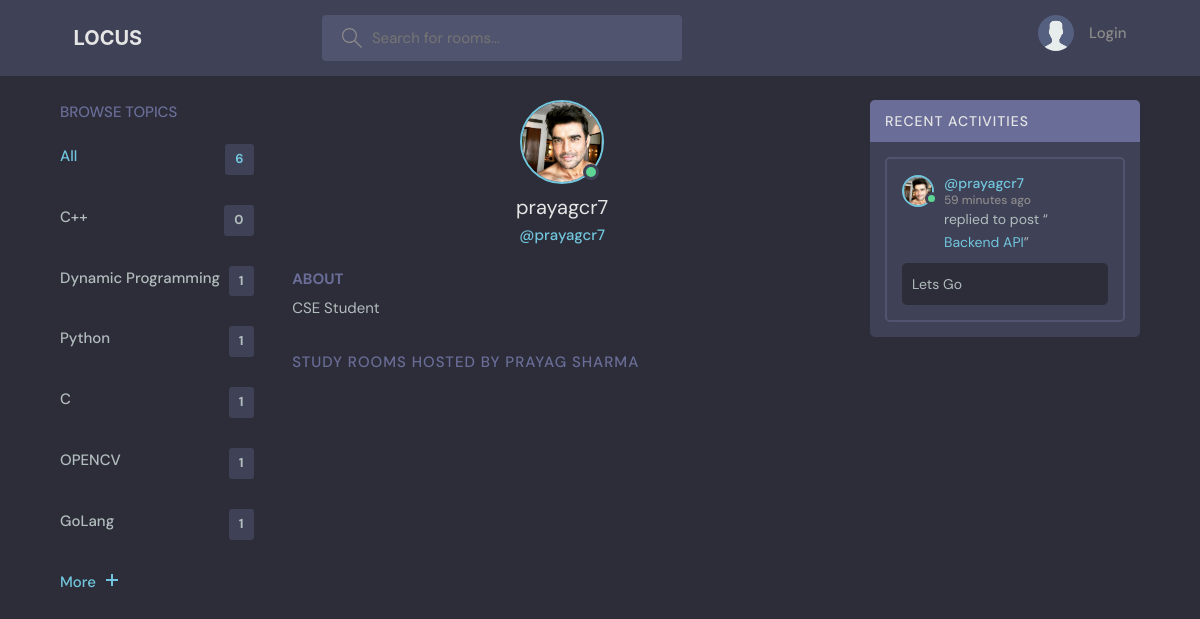
The page /profile/4/ on the database its author committed.
### base/models.py (models this page shows, shortened)
class Topic(models.Model):
    name = models.CharField(max_length=200)

class User(AbstractUser):
    name = models.CharField(max_length=200, null=True)
    email = models.EmailField(unique=True, null=True)
    bio = models.TextField(null=True)
    avatar = models.ImageField(null=True, default="avatar.svg")
    USERNAME_FIELD = 'email'
    REQUIRED_FIELDS = []

class Message(models.Model):
    user = models.ForeignKey(User, on_delete=models.CASCADE)
    room = models.ForeignKey(Room, on_delete=models.CASCADE)
    body = models.TextField()
    updated = models.DateTimeField(auto_now=True)
    created = models.DateTimeField(auto_now_add=True)
    class Meta:
        ordering = ['-updated', '-created']  # to make newest room at the top
    def __str__(self):
        return self.body[0:50]

class Room(models.Model):
    host = models.ForeignKey(User, on_delete=models.SET_NULL, null=True)
    topic = models.ForeignKey(Topic, on_delete=models.SET_NULL, null=True)
    name = models.CharField(max_length=200)
    description = models.TextField(null=True, blank=True)
    participants = models.ManyToManyField(
        User, related_name='participants', blank=True)
    updated = models.DateTimeField(auto_now=True)
    created = models.DateTimeField(auto_now_add=True)
    class Meta:
        ordering = ['-updated', '-created']  # to make newest room at the top
    def __str__(self):
        return self.name

### base/views.py (the view)
# urls.py: path('profile/<str:pk>/', views.userProfile, name="user-profile"),
def userProfile(request, pk):
    user = User.objects.get(id=pk)
    room_messages = user.message_set.all()
    rooms = user.room_set.all()
    topics = Topic.objects.all()
    context = {'user': user, 'rooms': rooms,
               'room_messages': room_messages, 'topics': topics}
    return render(request, 'base/profile.html', context)

### base/templates/base/profile.html (shortened to what this page needs)
{%extends 'main.html'%}
{%block content%}
<main class="profile-page layout layout--3">
  <div class="container">
    {%include 'base/topics_component.html'%}
    <div class="roomList">
      <div class="profile">
        <div class="profile__avatar">
          <div class="avatar avatar--large active">
            <img src="{{user.avatar.url}}" />
          </div>
        </div>
        <div class="profile__info">
          <h3>{{user.username}}</h3>
          <p>@{{user.username}}</p>
        </div>
        <div class="profile__about">
          <h3>About</h3>
          <p>
            {{user.bio}}
          </p>
        </div>
      </div>
      <div class="roomList__header">
        <div>
          <h2>Study Rooms Hosted by {{user.name}}</a>
          </h2>
        </div>
      </div>
    </div>
    {%include 'base/activity_component.html'%}
  </div>
</main>
{%endblock content%}

### base/templates/base/topics_component.html
<div class="topics">
    <div class="topics__header">
        <h2>Browse Topics</h2>
    </div>
    <ul class="topics__list">
        <li>
            <a href="{% url 'home' %}" class="active">All <span>{{topics.count}}</span></a>
        </li>
        {%for topic in topics%}
        <li>
            <a href="{% url 'home' %}?q={{topic.name}}">{{topic.name}}<span>{{topic.room_set.all.count}}</span></a>
        </li>
        {%endfor%}
    </ul>
    <a class="btn btn--link" href="{%url 'topics'%}">
        More
        <svg version="1.1" xmlns="http://www.w3.org/2000/svg" width="30" height="30" viewBox="0 0 32 32">
            <title>chevron-down</title>
            <path d="M24 10h-10v-10h-4v10h-10v4h10v10h4v-10h10z"></path>
        </svg>
    </a>
</div>

### base/templates/base/activity_component.html (shortened to what this page needs)
<div class="activities">
    <div class="activities__header">
        <h2>Recent Activities</h2>
    </div>
    {%for message in room_messages%}
    <div class="activities__box">
        <div class="activities__boxHeader roomListRoom__header">
            <a href="{% url 'user-profile' message.user.id %}" class="roomListRoom__author">
                <div class="avatar avatar--small">
                    <img src="{{message.user.avatar.url}}" />
                </div>
                <p>
                    @{{message.user.username}}
                    <span>{{message.created|timesince}} ago</span>
                </p>
            </a>
        </div>
        <div class="activities__boxContent">
            <p>replied to post “<a href="{% url 'room' message.room.id %}">{{message.room}}</a>”</p>
            <div class="activities__boxRoomContent">
                {{message.body}}
            </div>
        </div>
    </div>
    {%endfor%}
</div>

### rows shown on the page
Topic: name "C++", room_set.all.count "0"
Topic: name "Dynamic Programming", room_set.all.count "1"
Topic: name "Python", room_set.all.count "1"
Topic: name "C", room_set.all.count "1"
Topic: name "OPENCV", room_set.all.count "1"
Topic: name "GoLang", room_set.all.count "1"
User: avatar (picture), username "prayagcr7", bio "CSE Student", name "PRAYAG SHARMA"
Message: user.avatar (picture), user.username "prayagcr7", created "59 minutes", room "Backend API", body "Lets Go"

### other values the page prints
{{ topics.count }} "6"
